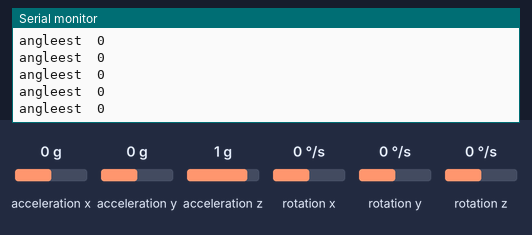
Bench run of a sketch on a simulated Arduino Uno, built with avr-gcc and run on an emulated ATmega328P. On the bench: the last lines printed to the serial monitor. Wiring (inferred from the names in the program): MPU-6050 motion sensor at I2C address 0x68. The inputs (shaded band) are chosen by the test bench; at power-on: acceleration x 0 g, acceleration z 1 g, acceleration y 0 g, rotation x 0 °/s, rotation y 0 °/s, rotation z 0 °/s.

Above: at 1.2 s.
1.3 s: acceleration x set to -1.4 g
At 1.34 s:
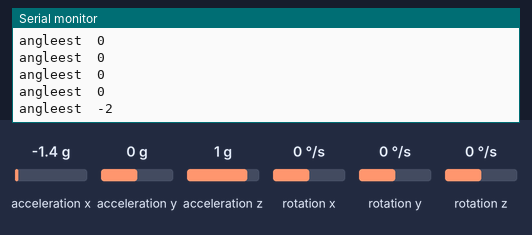
2.8 s: acceleration z set to -1.4 g
At 2.87 s:
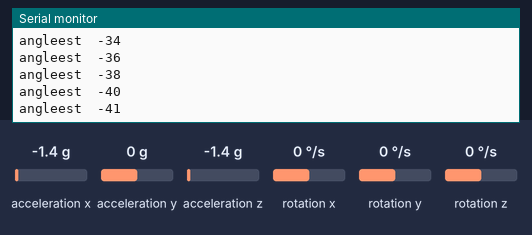
4.3 s: acceleration y set to -1.4 g
At 4.31 s:
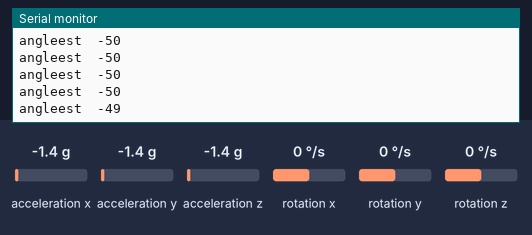
Timing chart, 0 to 7.3 s (numbered marks = the images above; inputs shaded):
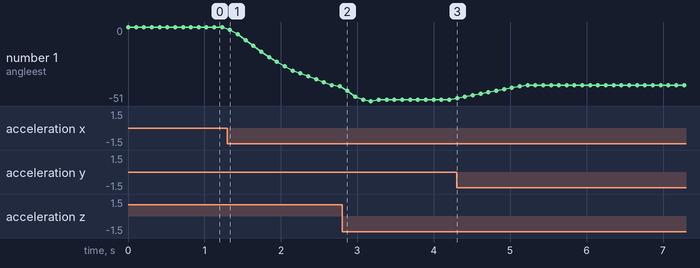

Measured:
- after the input at 1.3 s, the serial monitor: prints a new line at once (image 1)
- after the input at 4.3 s, the serial monitor: prints a new line at once (image 3)
- plotted number 1: 0 → -41 after the input at 1.3 s

The sketch:

imu_check_b.ino
```cpp
#include<Wire.h>

const int MPU_addr=0x68; // I2C address of the MPU-6050
int16_t AcX,AcY,AcZ,Tmp,GyX,GyY,GyZ;
double roll = 0.0;
float alpha = 0.9;
float dt= 0.01;
float GxConversionFactor = 245 / (65535/2);
int angleest = 0;

const int arrayLength = 5;
int xAccelArray[arrayLength] = {0,0,0,0,0};
char xAccelIndex = 0;
long Ax = 0;
int yAccelArray[arrayLength] = {0,0,0,0,0};
char yAccelIndex = 0;
long Ay = 0;
int zAccelArray[arrayLength] = {0,0,0,0,0};
char zAccelIndex = 0;
long Az = 0;

int xGyroArray[arrayLength] = {0,0,0,0,0};
char xGyroIndex = 0;
int Gx = 0;

long sumArray(int a[], int);
void angleEst(void);

void setup(){

Wire.begin();
Wire.beginTransmission(MPU_addr);
Wire.write(0x6B); // PWR_MGMT_1 register
Wire.write(0); // set to zero (wakes up the MPU-6050)
Wire.endTransmission(true);
Serial.begin(9600);

}
void loop(){
angleEst();
Serial.print("angleest\t"); Serial.println(angleest);

delay(100);
}

long sumArray(int a[], int num_elements)
{
   int i;
   long sum=0;
   for (i=0; i<num_elements; i++)
   {
     sum = sum + a[i];
   }
   return(sum);
}

void angleEst(void)
{
  Wire.beginTransmission(MPU_addr);
Wire.write(0x3B); // starting with register 0x3B (ACCEL_XOUT_H)
Wire.endTransmission(false);
Wire.requestFrom(MPU_addr,14,true); // request a total of 14 registers
AcX=Wire.read()<<8|Wire.read(); // 0x3B (ACCEL_XOUT_H) & 0x3C (ACCEL_XOUT_L)
AcY=Wire.read()<<8|Wire.read(); // 0x3D (ACCEL_YOUT_H) & 0x3E (ACCEL_YOUT_L)
AcZ=Wire.read()<<8|Wire.read(); // 0x3F (ACCEL_ZOUT_H) & 0x40 (ACCEL_ZOUT_L)
Tmp=Wire.read()<<8|Wire.read(); // 0x41 (TEMP_OUT_H) & 0x42 (TEMP_OUT_L)
GyX=Wire.read()<<8|Wire.read(); // 0x43 (GYRO_XOUT_H) & 0x44 (GYRO_XOUT_L)
GyY=Wire.read()<<8|Wire.read(); // 0x45 (GYRO_YOUT_H) & 0x46 (GYRO_YOUT_L)
GyZ=Wire.read()<<8|Wire.read(); // 0x47 (GYRO_ZOUT_H) & 0x48 (GYRO_ZOUT_L)
//Serial.print("AcX = "); Serial.print(AcX);
//Serial.print(" | AcY = "); Serial.print(AcY);
//Serial.print(" | AcZ = "); Serial.print(AcZ);
//Serial.print(" | Tmp = "); Serial.print(Tmp/340.00+36.53); //equation for temperature in degrees C from datasheet
//Serial.print(" | GyX = "); Serial.print(GyX);
//Serial.print(" | GyY = "); Serial.print(GyY);
//Serial.print(" | GyZ = "); Serial.println(GyZ);

xAccelArray[xAccelIndex] = AcX;
xAccelIndex = (xAccelIndex+1)%arrayLength;

yAccelArray[yAccelIndex] = AcY;
yAccelIndex = (yAccelIndex+1)%arrayLength;

zAccelArray[zAccelIndex] = AcZ;
zAccelIndex = (zAccelIndex+1)%arrayLength;

xGyroArray[xGyroIndex] = GyX;
xGyroIndex = (xGyroIndex+1)%arrayLength;

// Estimate Angle
Ax = sumArray(xAccelArray, arrayLength)/arrayLength;
Ay = sumArray(yAccelArray, arrayLength)/arrayLength;
Az = sumArray(zAccelArray, arrayLength)/arrayLength;

Gx = sumArray(xGyroArray,arrayLength)/arrayLength;

roll = atan2(((double) Ax), (double) sqrt(Ay*Ay + Az*Az))*57.3;
GyX = Gx*GxConversionFactor;
angleest = round(alpha*(angleest + dt*GyX) + (1-alpha)*roll);
}
```
